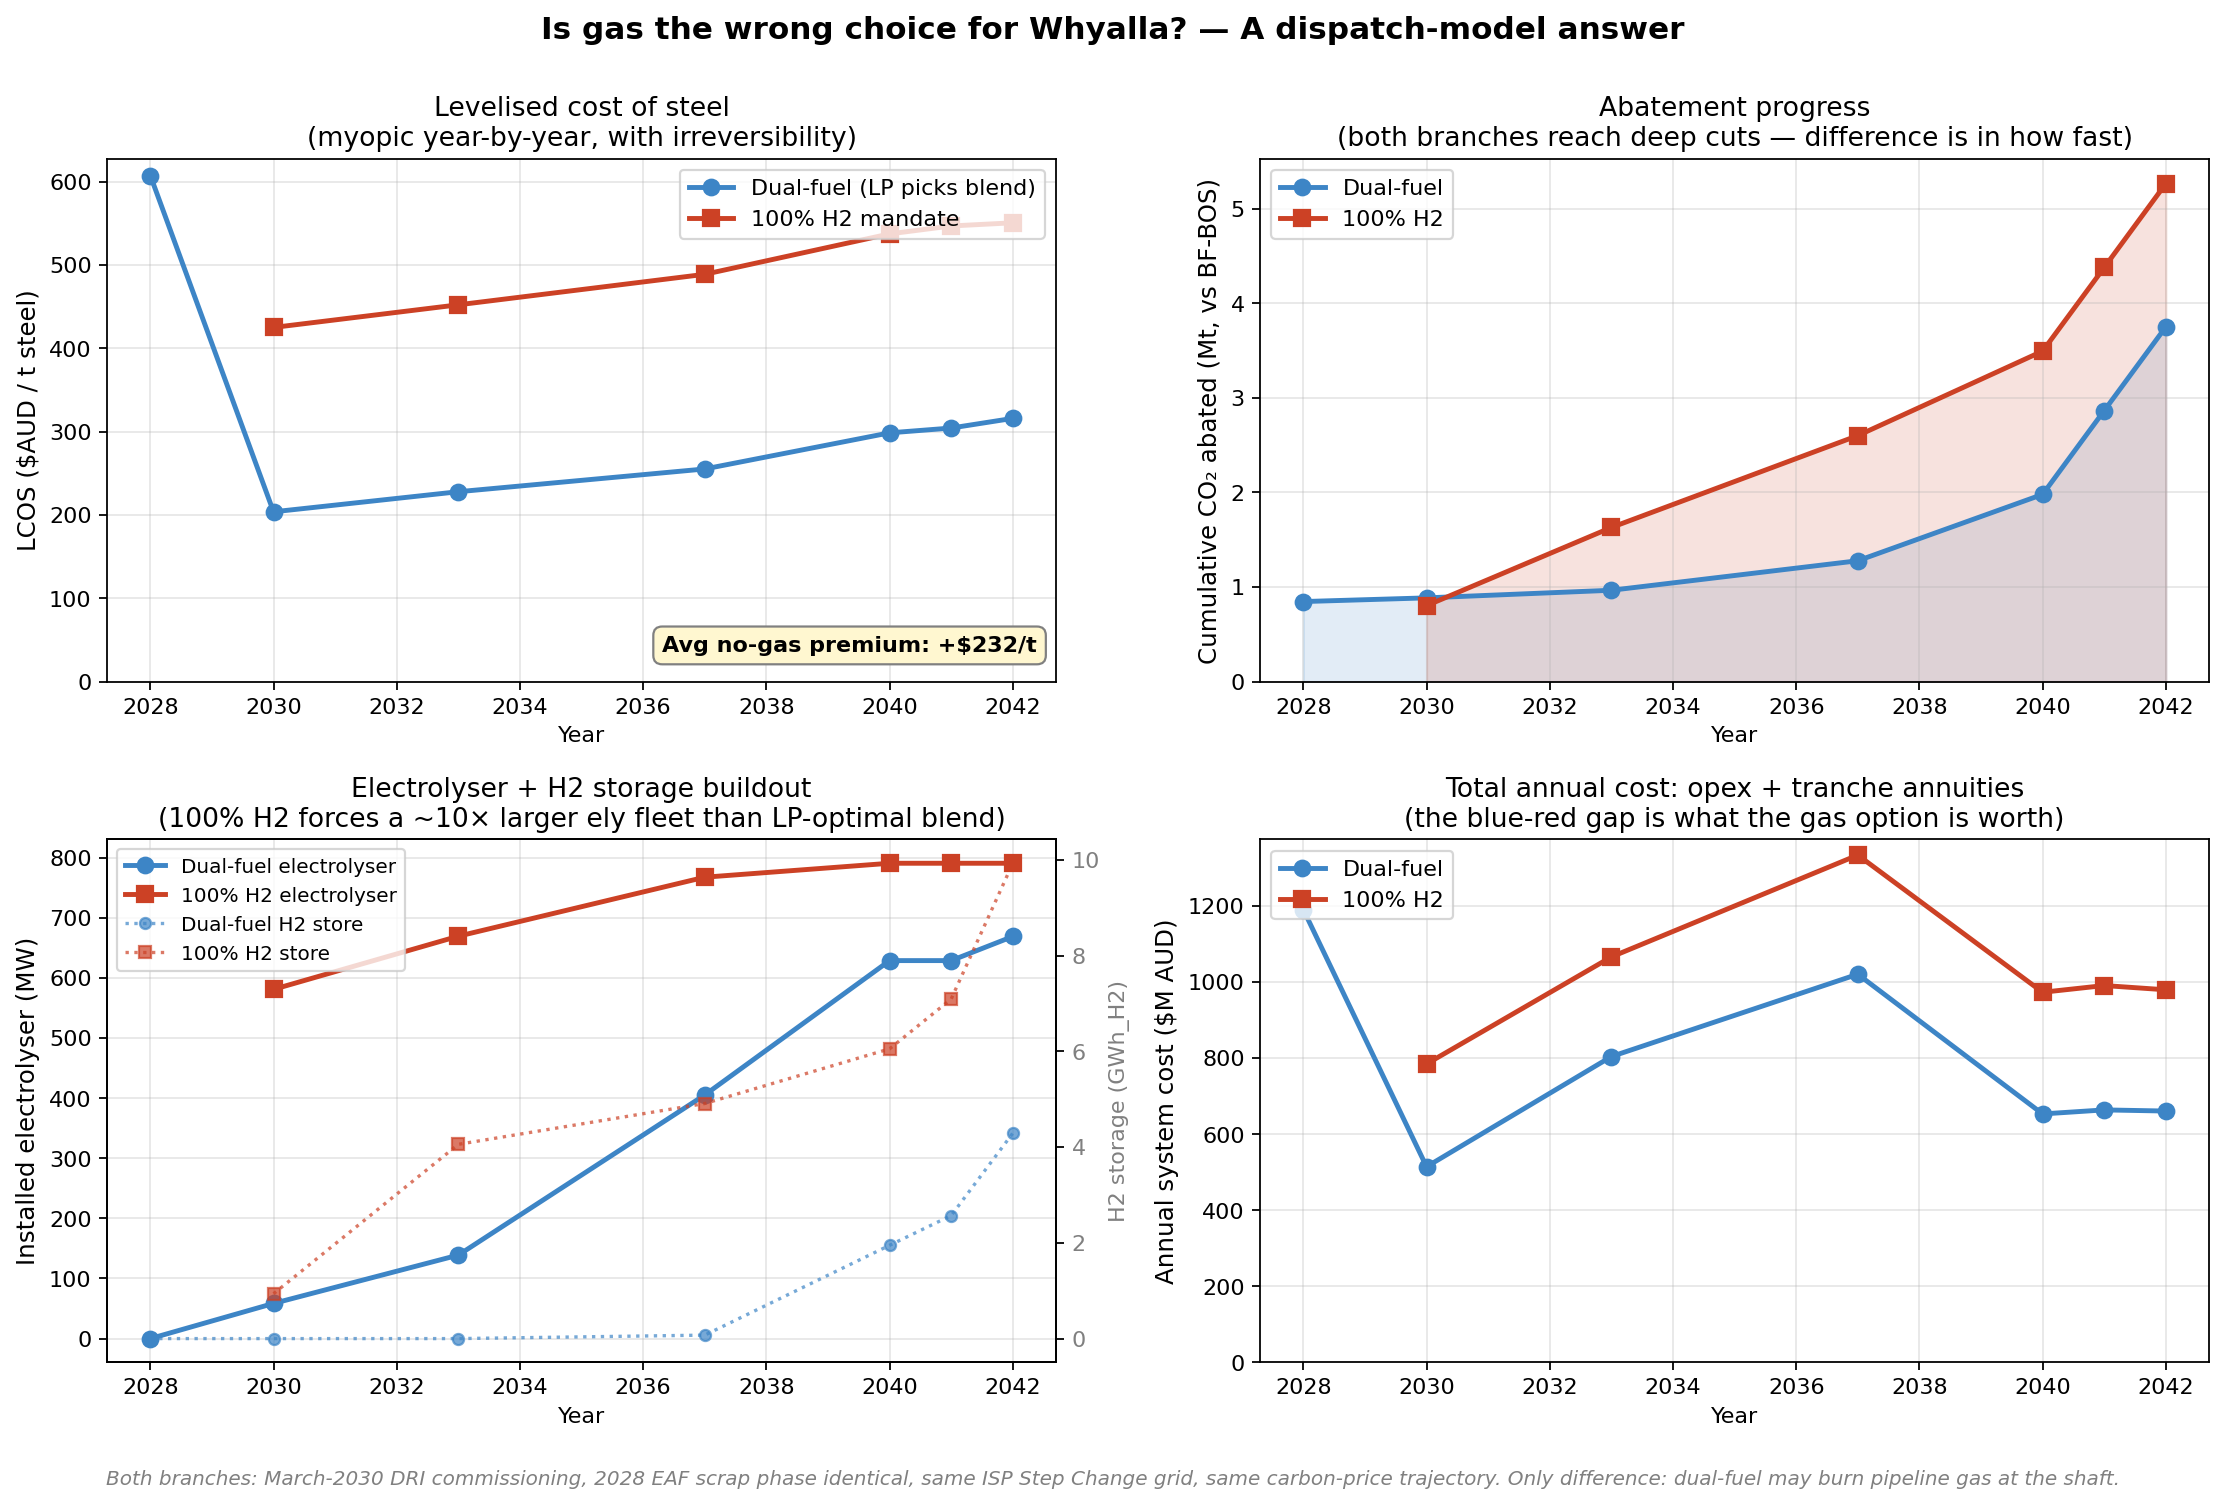

The Python source for this figure:
"""The "No gas" critique: what does mandating 100% H2 from day one actually cost?

IEEFA argues gas is the wrong choice for Whyalla. This chart compares two LP
runs, both starting from the same March-2030 DRI commissioning date:

  - Policy-stated + gas flat  : LP picks the H2/NG blend. Dual-fuel MIDREX Flex.
  - No gas (100% H2)          : NG reductant banned. MIDREX H2 shaft, all-electric.

Both branches pay the same carbon price and face the same ISP Step Change
fleet. The only difference is whether the LP may burn pipeline gas in the
shaft. This isolates the no-gas *mandate* effect from policy-mix effects.

Four panels:
  [0,0] LCOS per tonne, year-by-year
  [0,1] Cumulative CO₂ abated vs BF-BOS baseline
  [1,0] Electrolyser + H2 storage buildout
  [1,1] Annual system cost (opex + annuity) — the "is gas the cheaper path?" answer

Output: chart_no_gas_critique.png
"""
from __future__ import annotations

from pathlib import Path

import matplotlib.pyplot as plt
import pandas as pd

HERE = Path(__file__).parent
TRAJ_CSV = HERE / "trajectory.csv"

DUAL_FUEL_LABEL = "Policy-stated + gas flat"
NO_GAS_LABEL = "No gas (100% H2)"

COLOR_DUAL = "#3d85c6"    # blue — LP-picked blend
COLOR_NOGAS = "#cc4125"   # red — 100% H2 mandate


def main():
    df = pd.read_csv(TRAJ_CSV)
    df = df[df.isp_scenario == "step_change"]

    dual = df[df.scenario == DUAL_FUEL_LABEL].sort_values("year").reset_index(drop=True)
    nogas = df[df.scenario == NO_GAS_LABEL].sort_values("year").reset_index(drop=True)

    if dual.empty or nogas.empty:
        raise SystemExit(
            f"Missing branches in {TRAJ_CSV}: dual={len(dual)} nogas={len(nogas)}"
        )

    fig, axes = plt.subplots(2, 2, figsize=(14, 9))

    # ── [0,0] LCOS per tonne ────────────────────────────────────────────────
    ax = axes[0, 0]
    ax.plot(dual.year, dual.lcos_per_t_steel, "o-", color=COLOR_DUAL,
            linewidth=2.2, markersize=7, label="Dual-fuel (LP picks blend)")
    ax.plot(nogas.year, nogas.lcos_per_t_steel, "s-", color=COLOR_NOGAS,
            linewidth=2.2, markersize=7, label="100% H2 mandate")
    ax.set_ylabel("LCOS ($AUD / t steel)", fontsize=11)
    ax.set_xlabel("Year")
    ax.set_title("Levelised cost of steel\n(myopic year-by-year, with irreversibility)", fontsize=12)
    ax.legend(fontsize=10, loc="upper right")
    ax.grid(alpha=0.3)
    ax.set_ylim(bottom=0)

    # Cost penalty annotation — $/t premium for no-gas, averaged.
    merged = dual[["year", "lcos_per_t_steel"]].merge(
        nogas[["year", "lcos_per_t_steel"]],
        on="year", suffixes=("_dual", "_nogas"), how="inner",
    )
    if not merged.empty:
        avg_premium = (merged.lcos_per_t_steel_nogas - merged.lcos_per_t_steel_dual).mean()
        ax.text(
            0.98, 0.05,
            f"Avg no-gas premium: +${avg_premium:,.0f}/t",
            transform=ax.transAxes, fontsize=10, fontweight="bold",
            ha="right", va="bottom",
            bbox=dict(boxstyle="round,pad=0.4", facecolor="#fff7d0", edgecolor="gray"),
        )

    # ── [0,1] Cumulative CO₂ abated ────────────────────────────────────────
    ax = axes[0, 1]
    dual["cum_abated_Mt"] = dual.emissions_saved_tCO2.cumsum() / 1e6
    nogas["cum_abated_Mt"] = nogas.emissions_saved_tCO2.cumsum() / 1e6
    ax.fill_between(dual.year, dual.cum_abated_Mt, alpha=0.15, color=COLOR_DUAL)
    ax.plot(dual.year, dual.cum_abated_Mt, "o-", color=COLOR_DUAL,
            linewidth=2.2, markersize=7, label="Dual-fuel")
    ax.fill_between(nogas.year, nogas.cum_abated_Mt, alpha=0.15, color=COLOR_NOGAS)
    ax.plot(nogas.year, nogas.cum_abated_Mt, "s-", color=COLOR_NOGAS,
            linewidth=2.2, markersize=7, label="100% H2")
    ax.set_ylabel("Cumulative CO₂ abated (Mt, vs BF-BOS)", fontsize=11)
    ax.set_xlabel("Year")
    ax.set_title("Abatement progress\n(both branches reach deep cuts — difference is in how fast)",
                 fontsize=12)
    ax.legend(fontsize=10, loc="upper left")
    ax.grid(alpha=0.3)
    ax.set_ylim(bottom=0)

    # ── [1,0] Electrolyser + H2 storage ─────────────────────────────────────
    ax = axes[1, 0]
    ax.plot(dual.year, dual.electrolyser_mw, "o-", color=COLOR_DUAL,
            linewidth=2.2, markersize=7, label="Dual-fuel electrolyser")
    ax.plot(nogas.year, nogas.electrolyser_mw, "s-", color=COLOR_NOGAS,
            linewidth=2.2, markersize=7, label="100% H2 electrolyser")
    ax.set_ylabel("Installed electrolyser (MW)", color="black", fontsize=11)
    ax.set_xlabel("Year")
    ax.set_title("Electrolyser + H2 storage buildout\n(100% H2 forces a ~10× larger ely fleet than LP-optimal blend)",
                 fontsize=12)
    ax.grid(alpha=0.3)

    ax2 = ax.twinx()
    ax2.plot(dual.year, dual.h2_storage_mwh / 1000, "o:", color=COLOR_DUAL,
             linewidth=1.5, markersize=5, alpha=0.7, label="Dual-fuel H2 store")
    ax2.plot(nogas.year, nogas.h2_storage_mwh / 1000, "s:", color=COLOR_NOGAS,
             linewidth=1.5, markersize=5, alpha=0.7, label="100% H2 store")
    ax2.set_ylabel("H2 storage (GWh_H2)", fontsize=10, color="gray")
    ax2.tick_params(axis="y", labelcolor="gray")

    lines1, labels1 = ax.get_legend_handles_labels()
    lines2, labels2 = ax2.get_legend_handles_labels()
    ax.legend(lines1 + lines2, labels1 + labels2, fontsize=9, loc="upper left")

    # ── [1,1] Annual system cost ────────────────────────────────────────────
    ax = axes[1, 1]
    ax.plot(dual.year, dual.annual_system_cost / 1e6, "o-", color=COLOR_DUAL,
            linewidth=2.2, markersize=7, label="Dual-fuel")
    ax.plot(nogas.year, nogas.annual_system_cost / 1e6, "s-", color=COLOR_NOGAS,
            linewidth=2.2, markersize=7, label="100% H2")
    ax.set_ylabel("Annual system cost ($M AUD)", fontsize=11)
    ax.set_xlabel("Year")
    ax.set_title("Total annual cost: opex + tranche annuities\n(the blue-red gap is what the gas option is worth)",
                 fontsize=12)
    ax.legend(fontsize=10, loc="upper left")
    ax.grid(alpha=0.3)
    ax.set_ylim(bottom=0)

    # Footnote: what the comparison means.
    fig.text(
        0.5, -0.01,
        "Both branches: March-2030 DRI commissioning, 2028 EAF scrap phase identical, "
        "same ISP Step Change grid, same carbon-price trajectory. "
        "Only difference: dual-fuel may burn pipeline gas at the shaft.",
        ha="center", va="top", fontsize=9, style="italic", color="gray",
    )

    fig.suptitle("Is gas the wrong choice for Whyalla? — A dispatch-model answer",
                 fontsize=14, fontweight="bold", y=1.00)
    fig.tight_layout()
    out = HERE / "chart_no_gas_critique.png"
    fig.savefig(out, dpi=160, bbox_inches="tight")
    plt.close(fig)
    print(f"wrote {out}")

    # Console summary for the critique write-up.
    print("\n─── No-gas critique summary ───")
    for yr in sorted(set(dual.year) & set(nogas.year)):
        d = dual[dual.year == yr].iloc[0]
        n = nogas[nogas.year == yr].iloc[0]
        print(
            f"  {yr}:  dual LCOS=${d.lcos_per_t_steel:,.0f}/t ely={d.electrolyser_mw:.0f} MW  |  "
            f"100% H2 LCOS=${n.lcos_per_t_steel:,.0f}/t ely={n.electrolyser_mw:.0f} MW  "
            f"(Δ=+${n.lcos_per_t_steel - d.lcos_per_t_steel:,.0f}/t)"
        )


if __name__ == "__main__":
    main()
